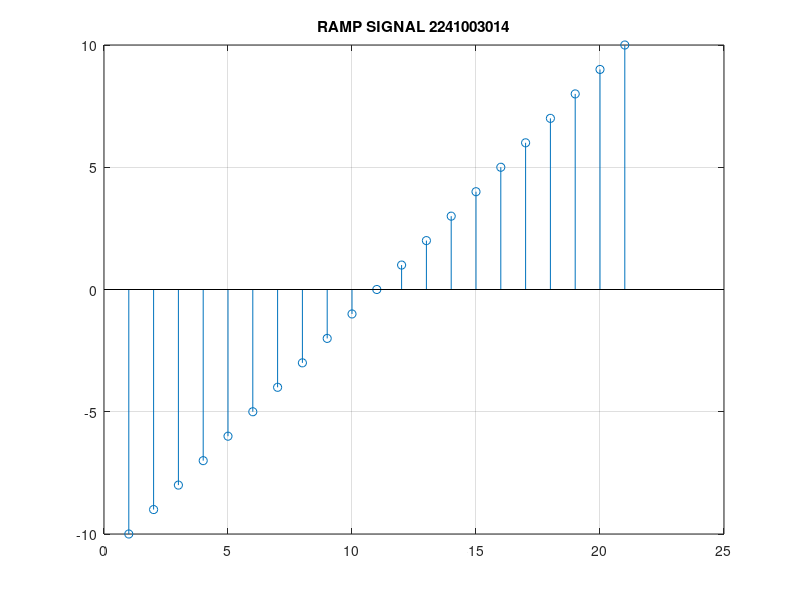

This figure's MATLAB source:
clc;
clear all;
close all;

t=-10:01:10;
rampstep = t>=0;
ramp = t.*rampstep;
plot(t);
stem(t);
grid on;
title('RAMP SIGNAL 2241003014');